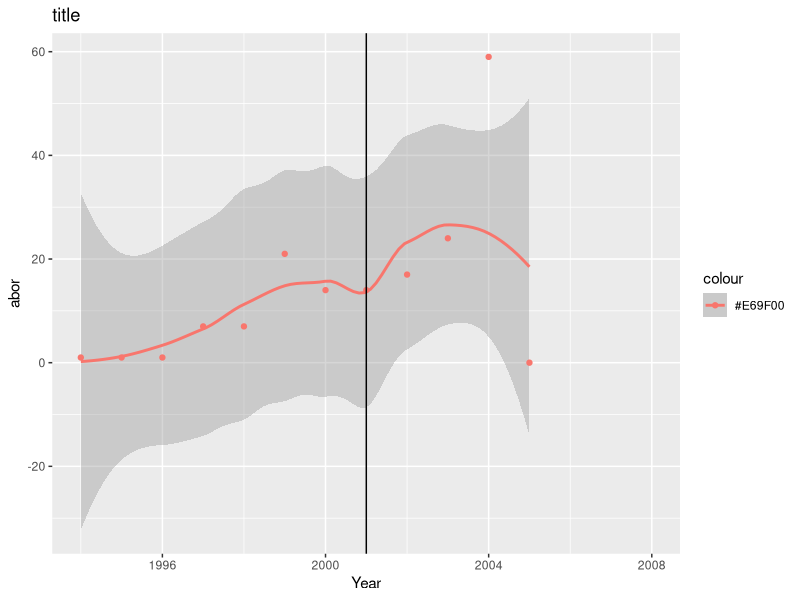
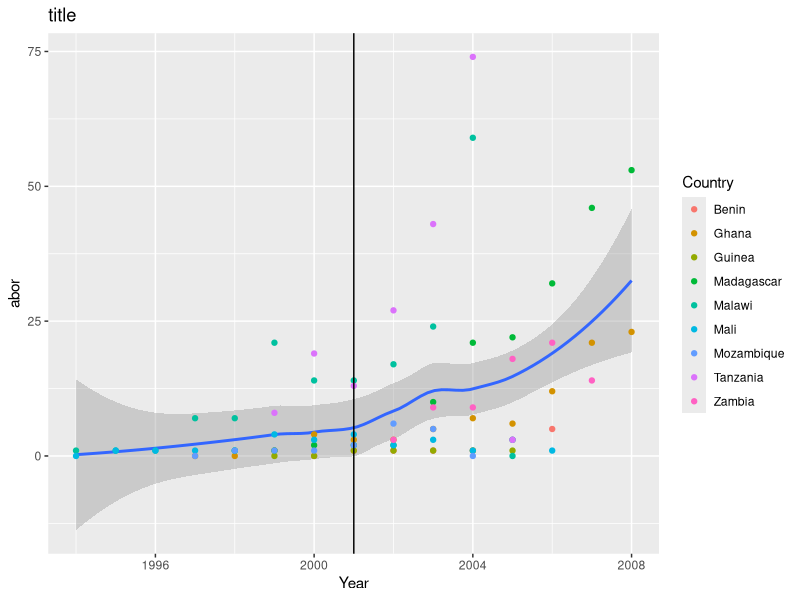

Reproduce these figures in R, in order. (Note: this script raises an error after producing the figures.)
# R script for creating exploratory visualizations for the WHO dataset

# going to want to compare these data trends to the maternal mortality rate

# setwd("School_16-17/Q2/info498c/project/global-gag-rule/")

library(dplyr)
library(ggplot2)
library(tidyr)

who.data <- read.csv("data/final-who.csv")

# this set is limited and therefore not as useful
# mm.data <- read.csv("data/maternal-mortality-WHO.csv")

new.mm.data <- read.csv("data/Maternal-Mortality-1994-2008.csv", check.names = FALSE)

just.high <- who.data %>% filter(Eposure.to.Meico.City.Policy == "High")


# this looks like a clear increase for post 2001 (george bush mexico city policy)

just.Malawi <- just.high %>% filter(Country == "Malawi")

Malawi.plot <- ggplot(just.Malawi, aes(x=Year)) +
  geom_smooth(method = "loess", aes(x=Year, y=Num.Ab, colour="#E69F00")) +
  geom_point(aes(x=Year, y=Num.Ab, colour="#E69F00")) +
  labs(x = "Year", y = "abor") +
  ggtitle("title") + 
  geom_vline(xintercept = 2001)

Malawi.plot

all.plot <- ggplot(just.high, aes(x=Year)) +
  geom_smooth(method = "loess", aes(x=Year, y=Num.Ab)) +
  geom_point(aes(x=Year, y=Num.Ab, colour=Country)) +
  labs(x = "Year", y = "abor") +
  ggtitle("title") + 
  geom_vline(xintercept = 2001)

all.plot

sub.countries <- just.high %>% distinct(Country)

# new.mm.data <- new.mm.data %>% rename(Country = Country Name)

# this is for the sake of time, I know it looks gross
just.sub.saharan <- new.mm.data %>% filter(Country == "Benin" | Country == "Ghana" |Country == "Guinea" |
                                           Country == "Madagascar" |Country == "Malawi" |Country == "Mali" |
                                           Country == "Mozambique" |Country == "Tanzania" |Country == "Benin" |
                                           Country == "Zambia")


sub.saharan.long <- just.sub.saharan %>% gather(Country, Num_Ab, `1994`:`2008`)

colnames(sub.saharan.long)[2] <- "Year"

# sub.saharan.long$Year <- as.numeric(sub.saharan.long$Year)

sub.saharan.long$Year <- as.numeric(as.character(sub.saharan.long$Year))

# no obvious correlation here

sub.mm.plot <- ggplot(sub.saharan.long, aes(x=Year)) +
  geom_smooth(method = "loess", aes(x=Year, y=Num_Ab)) +
  geom_point(aes(x=Year, y=Num_Ab, colour=Country)) +
  labs(x = "Year", y = "abor") +
  ggtitle("title") +
  geom_vline(xintercept = 2001)

sub.mm.plot

# lm(mat.mort ~ policy.exposure + other.variables, data=your.df)
# lm documentation - https://stat.ethz.ch/R-manual/R-devel/library/stats/html/lm.html

# bingo
exposure.mm <- merge(just.high, sub.saharan.long)

exposure.mm <- exposure.mm %>% select(-X)

colnames(exposure.mm)[6] <- "Maternal_Mortality"

# need to do another regression with both high and low exposure to see effects

# lmfit <- lm(Maternal_Mortality ~ woman.years + Num.Ab, data=exposure.mm)

# plot(lmfit)

all.sub.countries <- who.data %>% distinct(Country)

list <- as.list(all.sub.countries$Country)

# I know, I know
all.mm <- new.mm.data %>% filter(Country == "Benin" | Country == "Burkina Faso" | Country == "Ethiopia" |
                                 Country == "Ghana" | Country == "Guinea" | Country == "Kenya" |
                                 Country == "Madagascar" | Country == "Malawi" | Country == "Mali" |
                                 Country == "Mozambique"| Country == "Niger" | Country == "Nigeria" |
                                 Country == "Rwanda" | Country == "Senegal" | Country == "Sierra Leone" |
                                 Country == "Swaziland" | Country == "Uganda" | Country == "Tanzania" |
                                 Country == "Zambia" | Country == "Zimbabwe")


all.mm.long <- all.mm %>% gather(Country, Num_Ab, `1994`:`2008`)

colnames(all.mm.long)[2] <- "Year"

full.exposure.mm <- merge(who.data, all.mm.long)

colnames(full.exposure.mm)[7] <- "Maternal_Mortality"

full.exposure.mm <- full.exposure.mm %>% select(-X)
colnames(full.exposure.mm)[3] <- "Exposure"

# lm(mat.mort ~ policy.exposure + other.variables, data=your.df)

# lmfit <- lm(Maternal_Mortality ~ Exposure + Num.Ab, data=full.exposure.mm)
# 
# plot(lmfit)

lmfit <- lm(Maternal_Mortality ~ Exposure + Num.Ab, data=full.exposure.mm, na.action = na.omit)
lmfit
preds <- predict(lmfit)
plot(preds, full.exposure.mm$Maternal_Mortality[!is.na(full.exposure.mm$Num.Ab)])

summary(lmfit)
lmfit2 <- lm(Year ~ Exposure + Maternal_Mortality, data=full.exposure.mm)

plot(lmfit2)








